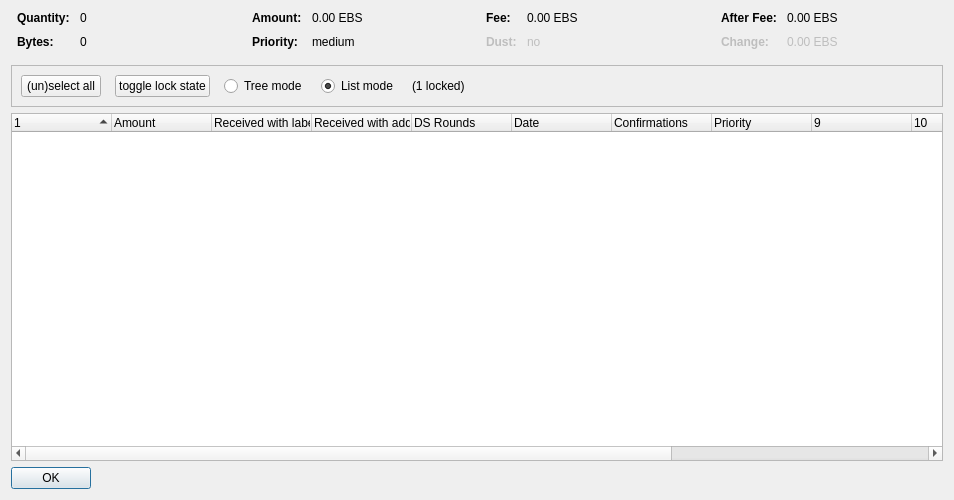
<?xml version="1.0" encoding="UTF-8"?>
<ui version="4.0">
 <class>CoinControlDialog</class>
 <widget class="QDialog" name="CoinControlDialog">
  <property name="geometry">
   <rect>
    <x>0</x>
    <y>0</y>
    <width>954</width>
    <height>500</height>
   </rect>
  </property>
  <property name="windowTitle">
   <string>Coin Selection</string>
  </property>
  <layout class="QVBoxLayout" name="verticalLayout">
   <item>
    <layout class="QHBoxLayout" name="horizontalLayoutTop" stretch="0,0,0,0">
     <property name="topMargin">
      <number>0</number>
     </property>
     <property name="bottomMargin">
      <number>10</number>
     </property>
     <item>
      <layout class="QFormLayout" name="formLayoutCoinControl1">
       <property name="horizontalSpacing">
        <number>10</number>
       </property>
       <property name="verticalSpacing">
        <number>10</number>
       </property>
       <property name="leftMargin">
        <number>6</number>
       </property>
       <property name="rightMargin">
        <number>6</number>
       </property>
       <item row="0" column="0">
        <widget class="QLabel" name="labelCoinControlQuantityText">
         <property name="font">
          <font>
           <weight>75</weight>
           <bold>true</bold>
          </font>
         </property>
         <property name="text">
          <string>Quantity:</string>
         </property>
        </widget>
       </item>
       <item row="0" column="1">
        <widget class="QLabel" name="labelCoinControlQuantity">
         <property name="cursor">
          <cursorShape>IBeamCursor</cursorShape>
         </property>
         <property name="contextMenuPolicy">
          <enum>Qt::ActionsContextMenu</enum>
         </property>
         <property name="text">
          <string notr="true">0</string>
         </property>
         <property name="textInteractionFlags">
          <set>Qt::LinksAccessibleByMouse|Qt::TextSelectableByKeyboard|Qt::TextSelectableByMouse</set>
         </property>
        </widget>
       </item>
       <item row="1" column="0">
        <widget class="QLabel" name="labelCoinControlBytesText">
         <property name="font">
          <font>
           <weight>75</weight>
           <bold>true</bold>
          </font>
         </property>
         <property name="text">
          <string>Bytes:</string>
         </property>
        </widget>
       </item>
       <item row="1" column="1">
        <widget class="QLabel" name="labelCoinControlBytes">
         <property name="cursor">
          <cursorShape>IBeamCursor</cursorShape>
         </property>
         <property name="contextMenuPolicy">
          <enum>Qt::ActionsContextMenu</enum>
         </property>
         <property name="text">
          <string notr="true">0</string>
         </property>
         <property name="textInteractionFlags">
          <set>Qt::LinksAccessibleByMouse|Qt::TextSelectableByKeyboard|Qt::TextSelectableByMouse</set>
         </property>
        </widget>
       </item>
      </layout>
     </item>
     <item>
      <layout class="QFormLayout" name="formLayoutCoinControl2">
       <property name="horizontalSpacing">
        <number>10</number>
       </property>
       <property name="verticalSpacing">
        <number>10</number>
       </property>
       <property name="leftMargin">
        <number>6</number>
       </property>
       <property name="rightMargin">
        <number>6</number>
       </property>
       <item row="0" column="0">
        <widget class="QLabel" name="labelCoinControlAmountText">
         <property name="font">
          <font>
           <weight>75</weight>
           <bold>true</bold>
          </font>
         </property>
         <property name="text">
          <string>Amount:</string>
         </property>
        </widget>
       </item>
       <item row="0" column="1">
        <widget class="QLabel" name="labelCoinControlAmount">
         <property name="cursor">
          <cursorShape>IBeamCursor</cursorShape>
         </property>
         <property name="contextMenuPolicy">
          <enum>Qt::ActionsContextMenu</enum>
         </property>
         <property name="text">
          <string notr="true">0.00 EBS</string>
         </property>
         <property name="textInteractionFlags">
          <set>Qt::LinksAccessibleByMouse|Qt::TextSelectableByKeyboard|Qt::TextSelectableByMouse</set>
         </property>
        </widget>
       </item>
       <item row="1" column="0">
        <widget class="QLabel" name="labelCoinControlPriorityText">
         <property name="font">
          <font>
           <weight>75</weight>
           <bold>true</bold>
          </font>
         </property>
         <property name="text">
          <string>Priority:</string>
         </property>
        </widget>
       </item>
       <item row="1" column="1">
        <widget class="QLabel" name="labelCoinControlPriority">
         <property name="cursor">
          <cursorShape>IBeamCursor</cursorShape>
         </property>
         <property name="contextMenuPolicy">
          <enum>Qt::ActionsContextMenu</enum>
         </property>
         <property name="text">
          <string>medium</string>
         </property>
         <property name="textInteractionFlags">
          <set>Qt::LinksAccessibleByMouse|Qt::TextSelectableByKeyboard|Qt::TextSelectableByMouse</set>
         </property>
        </widget>
       </item>
      </layout>
     </item>
     <item>
      <layout class="QFormLayout" name="formLayoutCoinControl3">
       <property name="horizontalSpacing">
        <number>10</number>
       </property>
       <property name="verticalSpacing">
        <number>10</number>
       </property>
       <property name="leftMargin">
        <number>6</number>
       </property>
       <property name="rightMargin">
        <number>6</number>
       </property>
       <item row="0" column="0">
        <widget class="QLabel" name="labelCoinControlFeeText">
         <property name="font">
          <font>
           <weight>75</weight>
           <bold>true</bold>
          </font>
         </property>
         <property name="text">
          <string>Fee:</string>
         </property>
        </widget>
       </item>
       <item row="0" column="1">
        <widget class="QLabel" name="labelCoinControlFee">
         <property name="cursor">
          <cursorShape>IBeamCursor</cursorShape>
         </property>
         <property name="contextMenuPolicy">
          <enum>Qt::ActionsContextMenu</enum>
         </property>
         <property name="text">
          <string notr="true">0.00 EBS</string>
         </property>
         <property name="textInteractionFlags">
          <set>Qt::LinksAccessibleByMouse|Qt::TextSelectableByKeyboard|Qt::TextSelectableByMouse</set>
         </property>
        </widget>
       </item>
       <item row="1" column="0">
        <widget class="QLabel" name="labelCoinControlLowOutputText">
         <property name="enabled">
          <bool>false</bool>
         </property>
         <property name="font">
          <font>
           <weight>75</weight>
           <bold>true</bold>
          </font>
         </property>
         <property name="text">
          <string>Dust:</string>
         </property>
        </widget>
       </item>
       <item row="1" column="1">
        <widget class="QLabel" name="labelCoinControlLowOutput">
         <property name="enabled">
          <bool>false</bool>
         </property>
         <property name="cursor">
          <cursorShape>IBeamCursor</cursorShape>
         </property>
         <property name="contextMenuPolicy">
          <enum>Qt::ActionsContextMenu</enum>
         </property>
         <property name="text">
          <string>no</string>
         </property>
         <property name="textInteractionFlags">
          <set>Qt::LinksAccessibleByMouse|Qt::TextSelectableByKeyboard|Qt::TextSelectableByMouse</set>
         </property>
        </widget>
       </item>
      </layout>
     </item>
     <item>
      <layout class="QFormLayout" name="formLayoutCoinControl4">
       <property name="horizontalSpacing">
        <number>10</number>
       </property>
       <property name="verticalSpacing">
        <number>10</number>
       </property>
       <property name="leftMargin">
        <number>6</number>
       </property>
       <property name="rightMargin">
        <number>6</number>
       </property>
       <item row="0" column="0">
        <widget class="QLabel" name="labelCoinControlAfterFeeText">
         <property name="font">
          <font>
           <weight>75</weight>
           <bold>true</bold>
          </font>
         </property>
         <property name="text">
          <string>After Fee:</string>
         </property>
        </widget>
       </item>
       <item row="0" column="1">
        <widget class="QLabel" name="labelCoinControlAfterFee">
         <property name="cursor">
          <cursorShape>IBeamCursor</cursorShape>
         </property>
         <property name="contextMenuPolicy">
          <enum>Qt::ActionsContextMenu</enum>
         </property>
         <property name="text">
          <string notr="true">0.00 EBS</string>
         </property>
         <property name="textInteractionFlags">
          <set>Qt::LinksAccessibleByMouse|Qt::TextSelectableByKeyboard|Qt::TextSelectableByMouse</set>
         </property>
        </widget>
       </item>
       <item row="1" column="0">
        <widget class="QLabel" name="labelCoinControlChangeText">
         <property name="enabled">
          <bool>false</bool>
         </property>
         <property name="font">
          <font>
           <weight>75</weight>
           <bold>true</bold>
          </font>
         </property>
         <property name="text">
          <string>Change:</string>
         </property>
        </widget>
       </item>
       <item row="1" column="1">
        <widget class="QLabel" name="labelCoinControlChange">
         <property name="enabled">
          <bool>false</bool>
         </property>
         <property name="cursor">
          <cursorShape>IBeamCursor</cursorShape>
         </property>
         <property name="contextMenuPolicy">
          <enum>Qt::ActionsContextMenu</enum>
         </property>
         <property name="text">
          <string notr="true">0.00 EBS</string>
         </property>
         <property name="textInteractionFlags">
          <set>Qt::LinksAccessibleByMouse|Qt::TextSelectableByKeyboard|Qt::TextSelectableByMouse</set>
         </property>
        </widget>
       </item>
      </layout>
     </item>
    </layout>
   </item>
   <item>
    <widget class="QFrame" name="frame">
     <property name="minimumSize">
      <size>
       <width>0</width>
       <height>40</height>
      </size>
     </property>
     <property name="frameShape">
      <enum>QFrame::StyledPanel</enum>
     </property>
     <property name="frameShadow">
      <enum>QFrame::Sunken</enum>
     </property>
     <layout class="QHBoxLayout" name="horizontalLayout">
      <item>
       <layout class="QHBoxLayout" name="horizontalLayoutPanel" stretch="0,0,0,0,0,0">
        <property name="spacing">
         <number>14</number>
        </property>
        <item>
         <widget class="QPushButton" name="pushButtonSelectAll">
          <property name="sizePolicy">
           <sizepolicy hsizetype="Maximum" vsizetype="Fixed">
            <horstretch>0</horstretch>
            <verstretch>0</verstretch>
           </sizepolicy>
          </property>
          <property name="text">
           <string>(un)select all</string>
          </property>
          <property name="autoDefault">
           <bool>false</bool>
          </property>
         </widget>
        </item>
        <item>
         <widget class="QPushButton" name="pushButtonToggleLock">
          <property name="sizePolicy">
           <sizepolicy hsizetype="Maximum" vsizetype="Fixed">
            <horstretch>0</horstretch>
            <verstretch>0</verstretch>
           </sizepolicy>
          </property>
          <property name="text">
           <string>toggle lock state</string>
          </property>
          <property name="autoDefault">
           <bool>false</bool>
          </property>
         </widget>
        </item>
        <item>
         <widget class="QRadioButton" name="radioTreeMode">
          <property name="sizePolicy">
           <sizepolicy hsizetype="Maximum" vsizetype="Fixed">
            <horstretch>0</horstretch>
            <verstretch>0</verstretch>
           </sizepolicy>
          </property>
          <property name="text">
           <string>Tree mode</string>
          </property>
         </widget>
        </item>
        <item>
         <widget class="QRadioButton" name="radioListMode">
          <property name="sizePolicy">
           <sizepolicy hsizetype="Maximum" vsizetype="Fixed">
            <horstretch>0</horstretch>
            <verstretch>0</verstretch>
           </sizepolicy>
          </property>
          <property name="text">
           <string>List mode</string>
          </property>
          <property name="checked">
           <bool>true</bool>
          </property>
         </widget>
        </item>
        <item>
         <widget class="QLabel" name="labelLocked">
          <property name="text">
           <string>(1 locked)</string>
          </property>
         </widget>
        </item>
        <item>
         <spacer name="horizontalSpacer">
          <property name="orientation">
           <enum>Qt::Horizontal</enum>
          </property>
          <property name="sizeHint" stdset="0">
           <size>
            <width>40</width>
            <height>20</height>
           </size>
          </property>
         </spacer>
        </item>
       </layout>
      </item>
     </layout>
    </widget>
   </item>
   <item>
    <widget class="CoinControlTreeWidget" name="treeWidget">
     <property name="contextMenuPolicy">
      <enum>Qt::CustomContextMenu</enum>
     </property>
     <property name="sortingEnabled">
      <bool>false</bool>
     </property>
     <property name="columnCount">
      <number>13</number>
     </property>
     <attribute name="headerShowSortIndicator" stdset="0">
      <bool>true</bool>
     </attribute>
     <attribute name="headerStretchLastSection">
      <bool>false</bool>
     </attribute>
     <column>
      <property name="text">
       <string/>
      </property>
     </column>
     <column>
      <property name="text">
       <string>Amount</string>
      </property>
     </column>
     <column>
      <property name="text">
       <string>Received with label</string>
      </property>
     </column>
     <column>
      <property name="text">
       <string>Received with address</string>
      </property>
     </column>
     <column>
      <property name="text">
       <string>DS Rounds</string>
      </property>
     </column>
     <column>
      <property name="text">
       <string>Date</string>
      </property>
     </column>
     <column>
      <property name="text">
       <string>Confirmations</string>
      </property>
      <property name="toolTip">
       <string>Confirmed</string>
      </property>
     </column>
     <column>
      <property name="text">
       <string>Priority</string>
      </property>
     </column>
     <column>
      <property name="text">
       <string/>
      </property>
     </column>
     <column>
      <property name="text">
       <string/>
      </property>
     </column>
     <column>
      <property name="text">
       <string/>
      </property>
     </column>
     <column>
      <property name="text">
       <string/>
      </property>
     </column>
     <column>
      <property name="text">
       <string/>
      </property>
     </column>
    </widget>
   </item>
   <item>
    <widget class="QDialogButtonBox" name="buttonBox">
     <property name="sizePolicy">
      <sizepolicy hsizetype="Maximum" vsizetype="Fixed">
       <horstretch>0</horstretch>
       <verstretch>0</verstretch>
      </sizepolicy>
     </property>
     <property name="orientation">
      <enum>Qt::Horizontal</enum>
     </property>
     <property name="standardButtons">
      <set>QDialogButtonBox::Ok</set>
     </property>
    </widget>
   </item>
  </layout>
 </widget>
 <customwidgets>
  <customwidget>
   <class>CoinControlTreeWidget</class>
   <extends>QTreeWidget</extends>
   <header>coincontroltreewidget.h</header>
  </customwidget>
 </customwidgets>
 <resources/>
 <connections/>
</ui>
